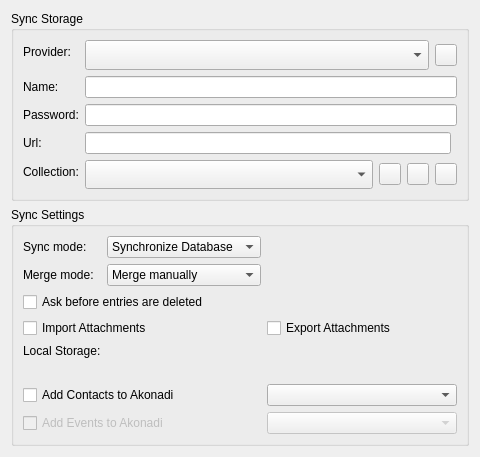
<?xml version="1.0" encoding="UTF-8"?>
<ui version="4.0">
 <class>ProviderSettings</class>
 <widget class="QWidget" name="ProviderSettings">
  <property name="geometry">
   <rect>
    <x>0</x>
    <y>0</y>
    <width>480</width>
    <height>457</height>
   </rect>
  </property>
  <property name="windowTitle">
   <string>Form</string>
  </property>
  <layout class="QVBoxLayout" name="verticalLayout">
   <item>
    <widget class="QGroupBox" name="groupBox">
     <property name="title">
      <string>Sync Storage</string>
     </property>
     <layout class="QFormLayout" name="formLayout">
      <item row="0" column="0">
       <widget class="QLabel" name="label">
        <property name="text">
         <string>Provider:</string>
        </property>
        <property name="buddy">
         <cstring>providerSelection</cstring>
        </property>
       </widget>
      </item>
      <item row="0" column="1">
       <layout class="QHBoxLayout" name="horizontalLayout">
        <item>
         <widget class="KComboBox" name="providerSelection">
          <property name="sizePolicy">
           <sizepolicy hsizetype="MinimumExpanding" vsizetype="MinimumExpanding">
            <horstretch>0</horstretch>
            <verstretch>0</verstretch>
           </sizepolicy>
          </property>
         </widget>
        </item>
        <item>
         <widget class="QPushButton" name="helpButton">
          <property name="sizePolicy">
           <sizepolicy hsizetype="Fixed" vsizetype="Fixed">
            <horstretch>0</horstretch>
            <verstretch>0</verstretch>
           </sizepolicy>
          </property>
          <property name="minimumSize">
           <size>
            <width>22</width>
            <height>22</height>
           </size>
          </property>
          <property name="maximumSize">
           <size>
            <width>22</width>
            <height>22</height>
           </size>
          </property>
          <property name="text">
           <string/>
          </property>
          <property name="iconSize">
           <size>
            <width>22</width>
            <height>22</height>
           </size>
          </property>
         </widget>
        </item>
       </layout>
      </item>
      <item row="1" column="0">
       <widget class="QLabel" name="label_2">
        <property name="text">
         <string>Name:</string>
        </property>
        <property name="buddy">
         <cstring>providerUserName</cstring>
        </property>
       </widget>
      </item>
      <item row="1" column="1">
       <widget class="KLineEdit" name="providerUserName"/>
      </item>
      <item row="2" column="0">
       <widget class="QLabel" name="label_3">
        <property name="text">
         <string>Password:</string>
        </property>
        <property name="buddy">
         <cstring>providerPwd</cstring>
        </property>
       </widget>
      </item>
      <item row="2" column="1">
       <widget class="KLineEdit" name="providerPwd"/>
      </item>
      <item row="3" column="0">
       <widget class="QLabel" name="label_6">
        <property name="text">
         <string>Url:</string>
        </property>
        <property name="buddy">
         <cstring>providerUrl</cstring>
        </property>
       </widget>
      </item>
      <item row="3" column="1">
       <layout class="QHBoxLayout" name="horizontalLayout_3">
        <item>
         <widget class="KLineEdit" name="providerUrl">
          <property name="toolTip">
           <string>The url to query. For zotero enter either &quot;users&quot; or &quot;groups&quot;</string>
          </property>
          <property name="text">
           <string/>
          </property>
         </widget>
        </item>
        <item>
         <widget class="KUrlRequester" name="providerUrlRequester">
          <property name="mode">
           <set>KFile::File</set>
          </property>
         </widget>
        </item>
       </layout>
      </item>
      <item row="4" column="0">
       <widget class="QLabel" name="collectionLabel">
        <property name="text">
         <string>Collection:</string>
        </property>
        <property name="buddy">
         <cstring>listCollection</cstring>
        </property>
       </widget>
      </item>
      <item row="4" column="1">
       <layout class="QHBoxLayout" name="horizontalLayout_2">
        <item>
         <widget class="KComboBox" name="listCollection">
          <property name="sizePolicy">
           <sizepolicy hsizetype="MinimumExpanding" vsizetype="MinimumExpanding">
            <horstretch>0</horstretch>
            <verstretch>0</verstretch>
           </sizepolicy>
          </property>
         </widget>
        </item>
        <item>
         <widget class="QPushButton" name="fetchCollection">
          <property name="minimumSize">
           <size>
            <width>22</width>
            <height>22</height>
           </size>
          </property>
          <property name="maximumSize">
           <size>
            <width>22</width>
            <height>22</height>
           </size>
          </property>
          <property name="text">
           <string/>
          </property>
          <property name="iconSize">
           <size>
            <width>22</width>
            <height>22</height>
           </size>
          </property>
         </widget>
        </item>
        <item>
         <widget class="QPushButton" name="addCollection">
          <property name="minimumSize">
           <size>
            <width>22</width>
            <height>22</height>
           </size>
          </property>
          <property name="maximumSize">
           <size>
            <width>22</width>
            <height>22</height>
           </size>
          </property>
          <property name="text">
           <string/>
          </property>
          <property name="iconSize">
           <size>
            <width>22</width>
            <height>22</height>
           </size>
          </property>
         </widget>
        </item>
        <item>
         <widget class="QPushButton" name="removeCollection">
          <property name="maximumSize">
           <size>
            <width>22</width>
            <height>22</height>
           </size>
          </property>
          <property name="text">
           <string/>
          </property>
          <property name="iconSize">
           <size>
            <width>22</width>
            <height>22</height>
           </size>
          </property>
         </widget>
        </item>
       </layout>
      </item>
     </layout>
    </widget>
   </item>
   <item>
    <widget class="QGroupBox" name="groupBox_2">
     <property name="title">
      <string>Sync Settings</string>
     </property>
     <layout class="QVBoxLayout" name="verticalLayout_2">
      <item>
       <layout class="QGridLayout" name="gridLayout">
        <item row="0" column="0">
         <widget class="QLabel" name="label_7">
          <property name="text">
           <string>Sync mode:</string>
          </property>
          <property name="buddy">
           <cstring>syncMode</cstring>
          </property>
         </widget>
        </item>
        <item row="0" column="1">
         <widget class="KComboBox" name="syncMode">
          <property name="currentIndex">
           <number>2</number>
          </property>
          <item>
           <property name="text">
            <string>Download only</string>
           </property>
          </item>
          <item>
           <property name="text">
            <string>Upload only</string>
           </property>
          </item>
          <item>
           <property name="text">
            <string>Synchronize Database</string>
           </property>
          </item>
         </widget>
        </item>
        <item row="3" column="0" colspan="2">
         <widget class="QCheckBox" name="importAttachments">
          <property name="enabled">
           <bool>true</bool>
          </property>
          <property name="text">
           <string>Import Attachments</string>
          </property>
         </widget>
        </item>
        <item row="3" column="2">
         <widget class="QCheckBox" name="exportAttachments">
          <property name="enabled">
           <bool>true</bool>
          </property>
          <property name="text">
           <string>Export Attachments</string>
          </property>
         </widget>
        </item>
        <item row="6" column="0" colspan="2">
         <widget class="QCheckBox" name="addContactsToAkonadi">
          <property name="enabled">
           <bool>true</bool>
          </property>
          <property name="text">
           <string>Add Contacts to Akonadi</string>
          </property>
         </widget>
        </item>
        <item row="6" column="2">
         <widget class="KComboBox" name="contactCollection">
          <property name="enabled">
           <bool>true</bool>
          </property>
          <property name="sizePolicy">
           <sizepolicy hsizetype="MinimumExpanding" vsizetype="Fixed">
            <horstretch>0</horstretch>
            <verstretch>0</verstretch>
           </sizepolicy>
          </property>
         </widget>
        </item>
        <item row="7" column="0" colspan="2">
         <widget class="QCheckBox" name="addEventsToAkonadi">
          <property name="enabled">
           <bool>false</bool>
          </property>
          <property name="text">
           <string>Add Events to Akonadi</string>
          </property>
         </widget>
        </item>
        <item row="7" column="2">
         <widget class="KComboBox" name="eventCollection">
          <property name="enabled">
           <bool>false</bool>
          </property>
          <property name="sizePolicy">
           <sizepolicy hsizetype="MinimumExpanding" vsizetype="Fixed">
            <horstretch>0</horstretch>
            <verstretch>0</verstretch>
           </sizepolicy>
          </property>
         </widget>
        </item>
        <item row="1" column="0">
         <widget class="QLabel" name="label_8">
          <property name="text">
           <string>Merge mode:</string>
          </property>
          <property name="buddy">
           <cstring>mergeMode</cstring>
          </property>
         </widget>
        </item>
        <item row="1" column="1">
         <widget class="KComboBox" name="mergeMode">
          <item>
           <property name="text">
            <string>Merge manually</string>
           </property>
          </item>
          <item>
           <property name="text">
            <string>User server version</string>
           </property>
          </item>
          <item>
           <property name="text">
            <string>Keep local changes</string>
           </property>
          </item>
         </widget>
        </item>
        <item row="2" column="0" colspan="3">
         <widget class="QCheckBox" name="askDeletion">
          <property name="text">
           <string>Ask before entries are deleted</string>
          </property>
         </widget>
        </item>
        <item row="4" column="1" colspan="2">
         <widget class="KUrlRequester" name="localStorageUrl">
          <property name="mode">
           <set>KFile::Directory|KFile::LocalOnly</set>
          </property>
         </widget>
        </item>
        <item row="4" column="0">
         <widget class="QLabel" name="storageLabel">
          <property name="text">
           <string>Local Storage:</string>
          </property>
          <property name="buddy">
           <cstring>localStorageUrl</cstring>
          </property>
         </widget>
        </item>
        <item row="5" column="1" colspan="2">
         <widget class="QLabel" name="localStoragePath">
          <property name="text">
           <string notr="true"/>
          </property>
         </widget>
        </item>
       </layout>
      </item>
     </layout>
    </widget>
   </item>
  </layout>
 </widget>
 <customwidgets>
  <customwidget>
   <class>KComboBox</class>
   <extends>QComboBox</extends>
   <header>kcombobox.h</header>
  </customwidget>
  <customwidget>
   <class>KLineEdit</class>
   <extends>QLineEdit</extends>
   <header>klineedit.h</header>
  </customwidget>
  <customwidget>
   <class>KUrlRequester</class>
   <extends>QFrame</extends>
   <header>kurlrequester.h</header>
   <container>1</container>
  </customwidget>
 </customwidgets>
 <resources/>
 <connections>
  <connection>
   <sender>providerSelection</sender>
   <signal>currentIndexChanged(int)</signal>
   <receiver>ProviderSettings</receiver>
   <slot>switchProvider(int)</slot>
   <hints>
    <hint type="sourcelabel">
     <x>100</x>
     <y>48</y>
    </hint>
    <hint type="destinationlabel">
     <x>93</x>
     <y>0</y>
    </hint>
   </hints>
  </connection>
  <connection>
   <sender>addContactsToAkonadi</sender>
   <signal>toggled(bool)</signal>
   <receiver>contactCollection</receiver>
   <slot>setEnabled(bool)</slot>
   <hints>
    <hint type="sourcelabel">
     <x>163</x>
     <y>407</y>
    </hint>
    <hint type="destinationlabel">
     <x>350</x>
     <y>404</y>
    </hint>
   </hints>
  </connection>
  <connection>
   <sender>addEventsToAkonadi</sender>
   <signal>toggled(bool)</signal>
   <receiver>eventCollection</receiver>
   <slot>setEnabled(bool)</slot>
   <hints>
    <hint type="sourcelabel">
     <x>182</x>
     <y>433</y>
    </hint>
    <hint type="destinationlabel">
     <x>334</x>
     <y>430</y>
    </hint>
   </hints>
  </connection>
  <connection>
   <sender>importAttachments</sender>
   <signal>toggled(bool)</signal>
   <receiver>localStorageUrl</receiver>
   <slot>setEnabled(bool)</slot>
   <hints>
    <hint type="sourcelabel">
     <x>161</x>
     <y>328</y>
    </hint>
    <hint type="destinationlabel">
     <x>165</x>
     <y>344</y>
    </hint>
   </hints>
  </connection>
  <connection>
   <sender>importAttachments</sender>
   <signal>toggled(bool)</signal>
   <receiver>storageLabel</receiver>
   <slot>setEnabled(bool)</slot>
   <hints>
    <hint type="sourcelabel">
     <x>82</x>
     <y>325</y>
    </hint>
    <hint type="destinationlabel">
     <x>76</x>
     <y>348</y>
    </hint>
   </hints>
  </connection>
  <connection>
   <sender>importAttachments</sender>
   <signal>toggled(bool)</signal>
   <receiver>localStoragePath</receiver>
   <slot>setEnabled(bool)</slot>
   <hints>
    <hint type="sourcelabel">
     <x>125</x>
     <y>321</y>
    </hint>
    <hint type="destinationlabel">
     <x>203</x>
     <y>375</y>
    </hint>
   </hints>
  </connection>
 </connections>
 <slots>
  <slot>switchProvider(int)</slot>
 </slots>
</ui>
